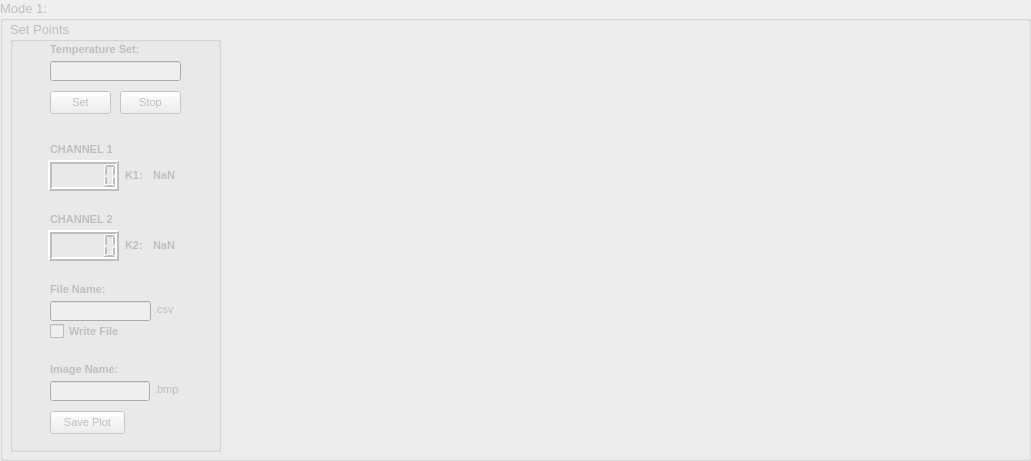
   <widget class="QGroupBox" name="groupbox_mode1">
    <property name="enabled">
     <bool>false</bool>
    </property>
    <property name="geometry">
     <rect>
      <x>20</x>
      <y>10</y>
      <width>1031</width>
      <height>461</height>
     </rect>
    </property>
    <property name="font">
     <font>
      <pointsize>10</pointsize>
     </font>
    </property>
    <property name="title">
     <string>Mode 1:</string>
    </property>
    <widget class="QGroupBox" name="groupbox_setpoints">
     <property name="enabled">
      <bool>false</bool>
     </property>
     <property name="geometry">
      <rect>
       <x>10</x>
       <y>21</y>
       <width>211</width>
       <height>431</height>
      </rect>
     </property>
     <property name="title">
      <string>Set Points</string>
     </property>
     <widget class="QLabel" name="label_mode1setpoint">
      <property name="geometry">
       <rect>
        <x>40</x>
        <y>20</y>
        <width>131</width>
        <height>16</height>
       </rect>
      </property>
      <property name="font">
       <font>
        <pointsize>8</pointsize>
        <weight>75</weight>
        <bold>true</bold>
       </font>
      </property>
      <property name="text">
       <string>Temperature Set:</string>
      </property>
     </widget>
     <widget class="QLineEdit" name="lineedit_mode1setpoint">
      <property name="geometry">
       <rect>
        <x>40</x>
        <y>40</y>
        <width>131</width>
        <height>20</height>
       </rect>
      </property>
      <property name="font">
       <font>
        <pointsize>8</pointsize>
       </font>
      </property>
     </widget>
     <widget class="QPushButton" name="pushbutton_mode1setpoint">
      <property name="geometry">
       <rect>
        <x>40</x>
        <y>70</y>
        <width>61</width>
        <height>23</height>
       </rect>
      </property>
      <property name="font">
       <font>
        <pointsize>8</pointsize>
       </font>
      </property>
      <property name="toolTip">
       <string>&lt;html&gt;&lt;head/&gt;&lt;body&gt;&lt;p&gt;Start heating and plotting&lt;/p&gt;&lt;/body&gt;&lt;/html&gt;</string>
      </property>
      <property name="text">
       <string>Set</string>
      </property>
      <property name="shortcut">
       <string>Ctrl+Shift+S</string>
      </property>
     </widget>
     <widget class="QPushButton" name="pushbutton_stopmode1">
      <property name="geometry">
       <rect>
        <x>110</x>
        <y>70</y>
        <width>61</width>
        <height>23</height>
       </rect>
      </property>
      <property name="font">
       <font>
        <pointsize>8</pointsize>
       </font>
      </property>
      <property name="text">
       <string>Stop</string>
      </property>
      <property name="shortcut">
       <string>Ctrl+Shift+S</string>
      </property>
     </widget>
     <widget class="QLabel" name="label">
      <property name="geometry">
       <rect>
        <x>40</x>
        <y>120</y>
        <width>71</width>
        <height>16</height>
       </rect>
      </property>
      <property name="font">
       <font>
        <pointsize>8</pointsize>
        <weight>75</weight>
        <bold>true</bold>
       </font>
      </property>
      <property name="toolTip">
       <string>&lt;html&gt;&lt;head/&gt;&lt;body&gt;&lt;p&gt;Channel 2 measurement&lt;/p&gt;&lt;/body&gt;&lt;/html&gt;</string>
      </property>
      <property name="text">
       <string>CHANNEL 1</string>
      </property>
     </widget>
     <widget class="QLabel" name="label_2">
      <property name="geometry">
       <rect>
        <x>40</x>
        <y>190</y>
        <width>81</width>
        <height>16</height>
       </rect>
      </property>
      <property name="font">
       <font>
        <pointsize>8</pointsize>
        <weight>75</weight>
        <bold>true</bold>
       </font>
      </property>
      <property name="toolTip">
       <string>&lt;html&gt;&lt;head/&gt;&lt;body&gt;&lt;p&gt;Channel 2 measurement&lt;/p&gt;&lt;/body&gt;&lt;/html&gt;</string>
      </property>
      <property name="text">
       <string>CHANNEL 2</string>
      </property>
     </widget>
     <widget class="QCheckBox" name="checkbox_mode1write">
      <property name="geometry">
       <rect>
        <x>40</x>
        <y>300</y>
        <width>131</width>
        <height>21</height>
       </rect>
      </property>
      <property name="font">
       <font>
        <pointsize>8</pointsize>
        <weight>75</weight>
        <bold>true</bold>
       </font>
      </property>
      <property name="text">
       <string>Write File</string>
      </property>
      <property name="shortcut">
       <string>Ctrl+Shift+W</string>
      </property>
     </widget>
     <widget class="QLineEdit" name="lineedit_mode1filename">
      <property name="geometry">
       <rect>
        <x>40</x>
        <y>280</y>
        <width>101</width>
        <height>20</height>
       </rect>
      </property>
      <property name="font">
       <font>
        <pointsize>8</pointsize>
       </font>
      </property>
     </widget>
     <widget class="QLabel" name="label_3">
      <property name="geometry">
       <rect>
        <x>144</x>
        <y>280</y>
        <width>31</width>
        <height>16</height>
       </rect>
      </property>
      <property name="font">
       <font>
        <pointsize>8</pointsize>
        <weight>50</weight>
        <bold>false</bold>
       </font>
      </property>
      <property name="text">
       <string>.csv</string>
      </property>
     </widget>
     <widget class="QLabel" name="label_4">
      <property name="geometry">
       <rect>
        <x>40</x>
        <y>260</y>
        <width>71</width>
        <height>16</height>
       </rect>
      </property>
      <property name="font">
       <font>
        <pointsize>8</pointsize>
        <weight>75</weight>
        <bold>true</bold>
       </font>
      </property>
      <property name="text">
       <string>File Name:</string>
      </property>
     </widget>
     <widget class="QLineEdit" name="lineedit_mode1picname">
      <property name="geometry">
       <rect>
        <x>40</x>
        <y>360</y>
        <width>100</width>
        <height>20</height>
       </rect>
      </property>
     </widget>
     <widget class="QLabel" name="label_5">
      <property name="geometry">
       <rect>
        <x>144</x>
        <y>360</y>
        <width>31</width>
        <height>16</height>
       </rect>
      </property>
      <property name="font">
       <font>
        <pointsize>8</pointsize>
        <weight>50</weight>
        <bold>false</bold>
       </font>
      </property>
      <property name="text">
       <string>.bmp</string>
      </property>
     </widget>
     <widget class="QLabel" name="label_6">
      <property name="geometry">
       <rect>
        <x>40</x>
        <y>340</y>
        <width>91</width>
        <height>16</height>
       </rect>
      </property>
      <property name="font">
       <font>
        <pointsize>8</pointsize>
        <weight>75</weight>
        <bold>true</bold>
       </font>
      </property>
      <property name="text">
       <string>Image Name:</string>
      </property>
     </widget>
     <widget class="QPushButton" name="pushbutton_mode1saveplot">
      <property name="geometry">
       <rect>
        <x>40</x>
        <y>390</y>
        <width>75</width>
        <height>23</height>
       </rect>
      </property>
      <property name="font">
       <font>
        <pointsize>8</pointsize>
       </font>
      </property>
      <property name="text">
       <string>Save Plot</string>
      </property>
     </widget>
    </widget>
    <widget class="QFrame" name="horizontalframe_plot1">
     <property name="geometry">
      <rect>
       <x>230</x>
       <y>20</y>
       <width>791</width>
       <height>431</height>
      </rect>
     </property>
     <layout class="QHBoxLayout" name="horizontallayout_plot1"/>
    </widget>
    <widget class="QLabel" name="label_relay1">
     <property name="geometry">
      <rect>
       <x>125</x>
       <y>160</y>
       <width>21</width>
       <height>30</height>
      </rect>
     </property>
     <property name="font">
      <font>
       <pointsize>8</pointsize>
       <weight>75</weight>
       <bold>true</bold>
      </font>
     </property>
     <property name="toolTip">
      <string>&lt;html&gt;&lt;head/&gt;&lt;body&gt;&lt;p&gt;Relay output 1 status&lt;/p&gt;&lt;p&gt;NaN - NO INFO&lt;/p&gt;&lt;p&gt;0 - OFF&lt;/p&gt;&lt;p&gt;1 - ON&lt;/p&gt;&lt;/body&gt;&lt;/html&gt;</string>
     </property>
     <property name="text">
      <string>K1:</string>
     </property>
    </widget>
    <widget class="QLabel" name="label_relay2">
     <property name="geometry">
      <rect>
       <x>125</x>
       <y>230</y>
       <width>21</width>
       <height>30</height>
      </rect>
     </property>
     <property name="font">
      <font>
       <pointsize>8</pointsize>
       <weight>75</weight>
       <bold>true</bold>
      </font>
     </property>
     <property name="toolTip">
      <string>&lt;html&gt;&lt;head/&gt;&lt;body&gt;&lt;p&gt;Relay output 2 status&lt;/p&gt;&lt;p&gt;NaN - NO INFO&lt;/p&gt;&lt;p&gt;0 - OFF&lt;/p&gt;&lt;p&gt;1 - ON&lt;/p&gt;&lt;/body&gt;&lt;/html&gt;</string>
     </property>
     <property name="text">
      <string>K2:</string>
     </property>
    </widget>
    <widget class="QLCDNumber" name="lcdnumber_currentval1">
     <property name="geometry">
      <rect>
       <x>48</x>
       <y>160</y>
       <width>71</width>
       <height>31</height>
      </rect>
     </property>
     <property name="frameShape">
      <enum>QFrame::Box</enum>
     </property>
     <property name="lineWidth">
      <number>2</number>
     </property>
     <property name="intValue" stdset="0">
      <number>0</number>
     </property>
    </widget>
    <widget class="QLCDNumber" name="lcdnumber_currentval2">
     <property name="geometry">
      <rect>
       <x>48</x>
       <y>230</y>
       <width>71</width>
       <height>31</height>
      </rect>
     </property>
     <property name="lineWidth">
      <number>2</number>
     </property>
    </widget>
    <widget class="QLabel" name="label_relay1status">
     <property name="geometry">
      <rect>
       <x>153</x>
       <y>160</y>
       <width>30</width>
       <height>30</height>
      </rect>
     </property>
     <property name="font">
      <font>
       <pointsize>8</pointsize>
       <weight>75</weight>
       <bold>true</bold>
      </font>
     </property>
     <property name="text">
      <string>NaN</string>
     </property>
    </widget>
    <widget class="QLabel" name="label_relay2status">
     <property name="geometry">
      <rect>
       <x>153</x>
       <y>230</y>
       <width>31</width>
       <height>30</height>
      </rect>
     </property>
     <property name="font">
      <font>
       <pointsize>8</pointsize>
       <weight>75</weight>
       <bold>true</bold>
      </font>
     </property>
     <property name="text">
      <string>NaN</string>
     </property>
    </widget>
   </widget>
